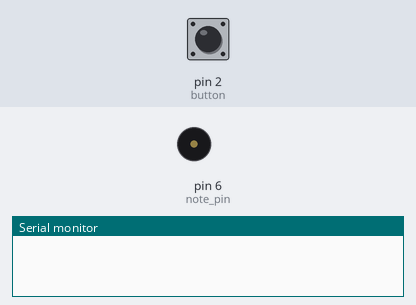
Bench run of a sketch on a simulated Arduino Uno, built with avr-gcc and run on an emulated ATmega328P. On the bench: buzzer (waves = sounding), the last lines printed to the serial monitor. The test bench sets the inputs (shaded band); at power-on: pin 2 (button) HIGH.

Above: at 1.2 s.
1.3 s: pin 2 (button) pulled LOW for 0.15 s
At 1.39 s:
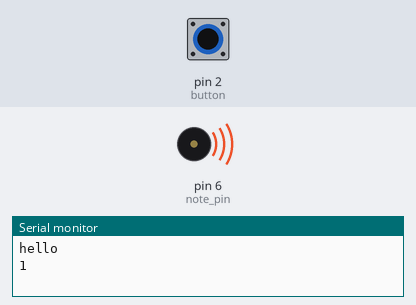
4.3 s: pin 2 (button) pulled LOW for 3.2 s
At 5.1 s:
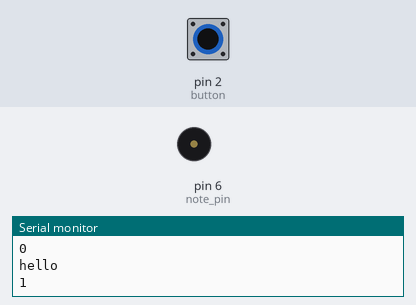
Timing chart, 0 to 9.4 s (numbered marks = the images above; inputs shaded):
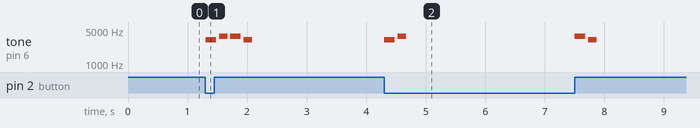

The sketch:

stark_switch_code.ino
```cpp
#include "pitches.h"

const int button = 2;
int var_store = 0;
boolean set = true;

int note_pin = 6;

void setup() {
  Serial.begin(9600);
  pinMode(button, INPUT);
  pinMode(note_pin, OUTPUT);
}


int closing()
{
  int melody[] = {NOTE_AS7, NOTE_G7};  //NOTE_AS7, NOTE_G7
  int noteDurations[] = {4, 5};
  for (int thisNote = 0; thisNote < 2; thisNote++)
  {
    //to calculate the note duration, take one second. Divided by the note type
    int noteDuration = 700 / noteDurations [thisNote];
    tone(note_pin, melody [thisNote], noteDuration);

    //to distinguish the notes, set a minimum time between them
    //the note's duration +30% seems to work well
    int pauseBetweenNotes = noteDuration * 1.30;
    delay(pauseBetweenNotes);

    //stop the tone playing
    noTone(note_pin);
  }
  return 0;
}

/*
to get better at programming,
make this function be able to
take inputs instead of having
2 seperate functions
 */


int opening()
{
  int melody[] = {NOTE_G7, NOTE_AS7};  //NOTE_AS7, NOTE_G7
  int noteDurations[] = {4, 5};
  for (int thisNote = 0; thisNote < 2; thisNote++)
  {
    int noteDuration = 700 / noteDurations [thisNote];
    tone(note_pin, melody [thisNote], noteDuration);
    int pauseBetweenNotes = noteDuration * 1.30;
    delay(pauseBetweenNotes);
    noTone(note_pin);
  }
  return 0;
}


void loop() {
  int x = digitalRead(button);
  if( x == var_store && set == true )
  {
    delay(5); //this is for button debouncing
    if(var_store == 1)
    {
      var_store = 0;
    }
    else
    {
      var_store = 1;
    }
    set = false;

    Serial.println("hello");
    Serial.println(var_store);
    if( var_store == 1 )
    {
      opening();
    }
    else
    {
      closing();
    }


  }
  else
  {
    set = true;
  }
}
```

pitches.h
```cpp
/*************************************************
 * Public Constants
 *************************************************/

#define NOTE_B0  31
#define NOTE_C1  33
#define NOTE_CS1 35
#define NOTE_D1  37
#define NOTE_DS1 39
#define NOTE_E1  41
#define NOTE_F1  44
#define NOTE_FS1 46
#define NOTE_G1  49
#define NOTE_GS1 52
#define NOTE_A1  55
#define NOTE_AS1 58
#define NOTE_B1  62
#define NOTE_C2  65
#define NOTE_CS2 69
#define NOTE_D2  73
#define NOTE_DS2 78
#define NOTE_E2  82
#define NOTE_F2  87
#define NOTE_FS2 93
#define NOTE_G2  98
#define NOTE_GS2 104
#define NOTE_A2  110
#define NOTE_AS2 117
#define NOTE_B2  123
#define NOTE_C3  131
#define NOTE_CS3 139
#define NOTE_D3  147
#define NOTE_DS3 156
#define NOTE_E3  165
#define NOTE_F3  175
#define NOTE_FS3 185
#define NOTE_G3  196
#define NOTE_GS3 208
#define NOTE_A3  220
#define NOTE_AS3 233
#define NOTE_B3  247
#define NOTE_C4  262
#define NOTE_CS4 277
#define NOTE_D4  294
#define NOTE_DS4 311
#define NOTE_E4  330
#define NOTE_F4  349
#define NOTE_FS4 370
#define NOTE_G4  392
#define NOTE_GS4 415
#define NOTE_A4  440
#define NOTE_AS4 466
#define NOTE_B4  494
#define NOTE_C5  523
#define NOTE_CS5 554
#define NOTE_D5  587
#define NOTE_DS5 622
#define NOTE_E5  659
#define NOTE_F5  698
#define NOTE_FS5 740
#define NOTE_G5  784
#define NOTE_GS5 831
#define NOTE_A5  880
#define NOTE_AS5 932
#define NOTE_B5  988
#define NOTE_C6  1047
#define NOTE_CS6 1109
#define NOTE_D6  1175
#define NOTE_DS6 1245
#define NOTE_E6  1319
#define NOTE_F6  1397
#define NOTE_FS6 1480
#define NOTE_G6  1568
#define NOTE_GS6 1661
#define NOTE_A6  1760
#define NOTE_AS6 1865
#define NOTE_B6  1976
#define NOTE_C7  2093
#define NOTE_CS7 2217
#define NOTE_D7  2349
#define NOTE_DS7 2489
#define NOTE_E7  2637
#define NOTE_F7  2794
#define NOTE_FS7 2960
#define NOTE_G7  3136
#define NOTE_GS7 3322
#define NOTE_A7  3520
#define NOTE_AS7 3729
#define NOTE_B7  3951
#define NOTE_C8  4186
#define NOTE_CS8 4435
#define NOTE_D8  4699
#define NOTE_DS8 4978
```

Measured:
- after the input at 1.3 s, tone on pin 6 (note_pin): plays 3136 Hz for 0.18 s, 3729 Hz for 0.14 s, 3729 Hz for 0.18 s, 3136 Hz for 0.14 s, starting at once
- after the input at 4.3 s, tone on pin 6 (note_pin): plays 3136 Hz for 0.18 s, 3729 Hz for 0.14 s, 3729 Hz for 0.18 s, 3136 Hz for 0.14 s, starting at once
